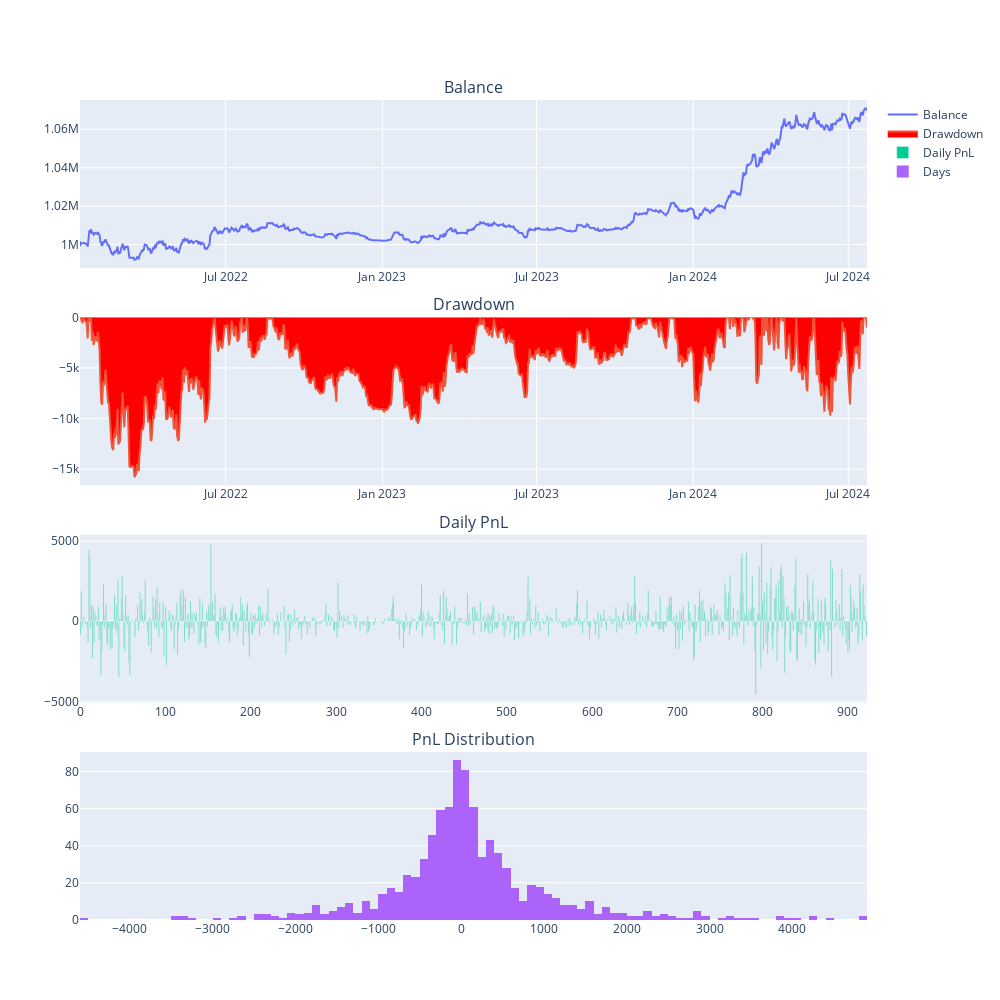

The notebook cell saved with this chart:
### Code cell
engine.show_chart()

### Figure 1 — Plotly figure (JSON) as saved in the notebook; plotly's stock layout.template omitted (floating-point values rounded to 4 significant figures; data arrays with more than 128 entries replaced by an {"elided": "..."} marker saying what was removed)
{"data": [{"mode": "lines", "name": "Balance", "type": "scatter", "x": {"elided": "923 str values"}, "xaxis": "x", "y": {"elided": "923 float values"}, "yaxis": "y"}, {"fill": "tozeroy", "fillcolor": "red", "mode": "lines", "name": "Drawdown", "type": "scatter", "x": {"elided": "923 str values"}, "xaxis": "x2", "y": {"elided": "923 float values"}, "yaxis": "y2"}, {"name": "Daily PnL", "type": "bar", "xaxis": "x3", "y": {"elided": "923 float values"}, "yaxis": "y3"}, {"name": "Days", "nbinsx": 100, "type": "histogram", "x": {"elided": "923 float values"}, "xaxis": "x4", "yaxis": "y4"}], "layout": {"annotations": [{"font": {"size": 16}, "showarrow": false, "text": "Balance", "x": 0.5, "xanchor": "center", "xref": "paper", "y": 1, "yanchor": "bottom", "yref": "paper"}, {"font": {"size": 16}, "showarrow": false, "text": "Drawdown", "x": 0.5, "xanchor": "center", "xref": "paper", "y": 0.735, "yanchor": "bottom", "yref": "paper"}, {"font": {"size": 16}, "showarrow": false, "text": "Daily PnL", "x": 0.5, "xanchor": "center", "xref": "paper", "y": 0.47, "yanchor": "bottom", "yref": "paper"}, {"font": {"size": 16}, "showarrow": false, "text": "PnL Distribution", "x": 0.5, "xanchor": "center", "xref": "paper", "y": 0.205, "yanchor": "bottom", "yref": "paper"}], "height": 1000, "width": 1000, "xaxis": {"anchor": "y", "domain": [0, 1]}, "xaxis2": {"anchor": "y2", "domain": [0, 1]}, "xaxis3": {"anchor": "y3", "domain": [0, 1]}, "xaxis4": {"anchor": "y4", "domain": [0, 1]}, "yaxis": {"anchor": "x", "domain": [0.795, 1]}, "yaxis2": {"anchor": "x2", "domain": [0.53, 0.735]}, "yaxis3": {"anchor": "x3", "domain": [0.265, 0.47]}, "yaxis4": {"anchor": "x4", "domain": [0, 0.205]}}}
